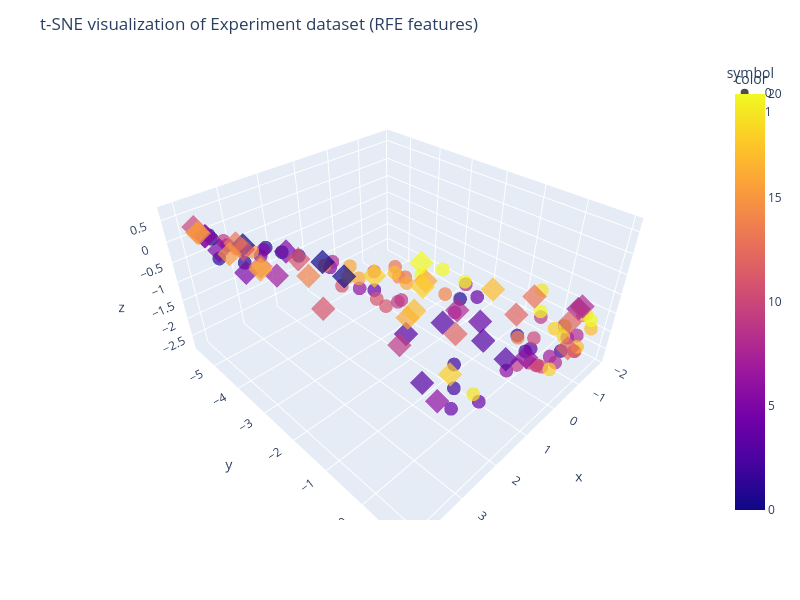

Write notebook code for a chart like this one.
### Code cell
# t-SNE in ExpData with RFE
# Best N-comp=2, Perp=50 onwards (perp range(5, 100, 5))
# Best N-comp=3, Perp=35 onwards (perp range(5, 100, 5)) learning_rate = 30
ed_Ncomp = 3
ed_Perp = 50
BY_CLASS = False
colors = ed_bclass_labels if BY_CLASS else ed_groups_list

ed_tsne = TSNE(n_components=ed_Ncomp, perplexity=ed_Perp, random_state=RAN_STATE, learning_rate=30)
ed_X_tsne = ed_tsne.fit_transform(ed_X_rfe)
display(ed_tsne.kl_divergence_)

#fig = px.scatter(x=ed_X_tsne[:,0], y=ed_X_tsne[:,1], color=ed_bclass_labels, width=800, height=600)
fig = px.scatter_3d(
    x=ed_X_tsne[:, 0],
    y=ed_X_tsne[:, 1],
    z=ed_X_tsne[:, 2],
    color=colors,
    symbol=ed_bclass_labels,
    opacity=0.7, width=800, height=600
)
fig.update_layout(
    title="t-SNE visualization of Experiment dataset (RFE features)",
    xaxis_title="1st t-SNE",
    yaxis_title="2nd t-SNE",
)
fig.show()
